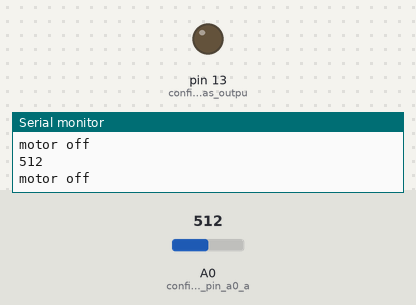
A sketch run on a simulated Arduino Uno, built with avr-gcc and run on an emulated ATmega328P. Parts: output pins drawn as LEDs (lit = HIGH), the last lines printed to the serial monitor. The inputs (shaded band) are chosen by the test bench; at power-on: A0 (configure_analog_pin_a0_a) = 512.

Above: at 2.8 s.
2.9 s: A0 (configure_analog_pin_a0_a) set to 993
5.6 s: A0 (configure_analog_pin_a0_a) set to 1011
At 6.9 s:
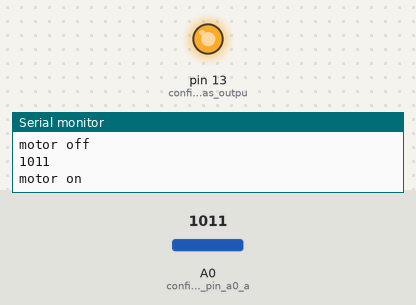
8.3 s: A0 (configure_analog_pin_a0_a) set to 990
At 11.2 s:
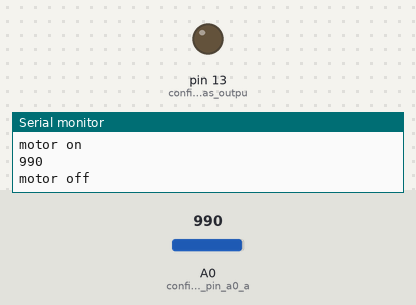
11.5 s: A0 (configure_analog_pin_a0_a) set to 1010
At 12.8 s:
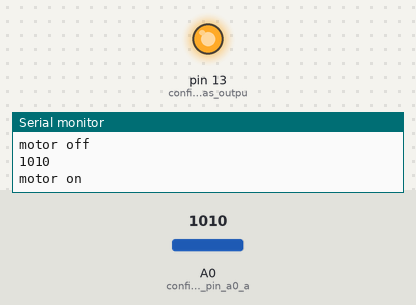
Timing chart, 0 to 14.5 s (numbered marks = the images above; inputs shaded):
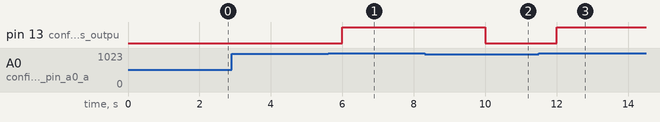

The sketch:

moisture_sesior_with_motor.ino
```cpp
/*programm: monitor the moisture values and control the motor according to moisture value */

void setup() {
  pinMode(A0,INPUT);//configure analog pin a0 as input
  pinMode(13,OUTPUT);//configure 13 pin as output
  Serial.begin(9600);
}

void loop() {
  long moisture = analogRead(A0);//reads the moisture value and stores in "moisture"
  Serial.println(moisture);//prints moisture
  if (moisture<=1000)
  {
    digitalWrite(13,0);
    Serial.println("motor off");//if moisture value less than equal to 1000 motor off
  }
  if (moisture> 1000)
  {
   digitalWrite(13,1);
    Serial.println("motor on");//if moisture value greater than to 1000 motor on
  }
  delay(2000);
}
```

Measured:
- the behaviour switches between 1000 and 1001 on A0 (configure_analog_pin_a0_a) (found by bisection; images 0 and 1)
- after the input at 5.6 s, pin 13 (configure_13_pin_as_outpu): LOW → HIGH after 0.40 s
- after the input at 8.3 s, pin 13 (configure_13_pin_as_outpu): HIGH → LOW after 1.7 s
- after the input at 11.5 s, pin 13 (configure_13_pin_as_outpu): LOW → HIGH after 0.50 s
